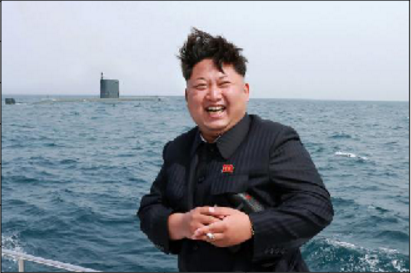
#> input picture 数据挖掘/day06/code/jinzhengen.png, 411 x 273 px
$ jupyter execute --allow-errors matplotlib.ipynb
#> lines starting #> are read from the running program, lines starting #| are printed output that depends on the picture
[cell 1]
import numpy as np
import pandas as pd
import matplotlib.pyplot as plt

[cell 2]
plt.rcParams['font.sans-serif']=['SimHei']  # 显示中文
plt.rcParams['axes.unicode_minus'] = False  # 用来正常显示负号

### 图片灰度处理

[cell 3]
# 灰度处理说白了就是把彩色图片变成黑白图片

[cell 4]
jin = plt.imread('./jinzhengen.png')
#> jin is the input picture: shape (273, 411, 3) float32; mean R, G, B 0.522, 0.561, 0.603
plt.imshow(jin)

[cell 5]
jin

三种方法

[cell 6]
# 使用聚合的方法把RGB聚合成一个数字,用来代表像素的灰度值
# 使用RGB的最大值代表灰度值
plt.imshow(jin.max(axis=2), cmap='gray')

[cell 7]
# 使用RGB中的最小值代表灰度值
plt.imshow(jin.min(axis=2), cmap='gray')

[cell 8]
# 折中,取RGB三原色的平均值
plt.imshow(jin.mean(axis=2), cmap='gray')

[cell 9]
# [0.299,0.587,0.114]

[cell 10]
# 加权平均, 灰度化效果最好,
# [0.299,0.587,0.114]
plt.imshow(np.dot(jin, [0.299,0.587,0.114]), cmap='gray')

# matplotlib

## 目录
+ 一、【重点】Matplotlib基础知识

+ 二、设置plot的风格和样式
    + 1、【重点】点和线的样式
    + 2、X、Y轴坐标刻度

+ 三、2D图形
    + 1、示例
    + 2、【重点】直方图
    + 3、【重点】条形图
    + 4、【重点】饼图
    + 5、【重点】散点图

=============以上为重点=================

#### 下面的自学
+ 四、图形内的文字、注释、箭头
    + 1、图形内的文字
    + 2、注释
    + 3、箭头

+ 五、3D图
    + 1、曲面图

## 一、Matplotlib基础知识

Matplotlib中的基本图表包括的元素
+ x轴和y轴
水平和垂直的轴线

+ x轴和y轴刻度
刻度标示坐标轴的分隔，包括最小刻度和最大刻度

+ x轴和y轴刻度标签
表示特定坐标轴的值

+ 绘图区域
实际绘图的区域

### 只含单一曲线的图

[cell 11]
# plot
# plot画线形图
# 直方图 plt.hist
# 柱状图 plt.bar
# 散点图 plt.scatter
x = np.linspace(0, 10, num=10)
y = 2 * x + 1
plt.plot(x, y)

[cell 12]
x = np.arange(0, 10)
y = np.random.randint(0, 10, size=10)
plt.plot(x, y)

[cell 13]
# plt.plot()中x可以不写, 不写的话, 会默认使用y的索引
plt.plot(y)

### 包含多个曲线的图

1、可以使用多个plot函数（推荐），在一个图中绘制多个曲线

[cell 14]
x1 = np.linspace(0, 10, num=10)
y1 = 2 * x1 + 1
plt.plot(x1, y1)
y2 = np.random.randint(0, 10, size=10)
# 一个plot就会画一条曲线
# plt.show()
plt.plot(y2)

2、也可以在一个plot函数中传入多对X,Y值，在一个图中绘制多个曲线

[cell 15]
x2 = np.arange(0, 10)
plt.plot(x1, y1, y2)

### 网格线
绘制正选余弦

使用plt.grid(True)方法为图添加网格线

设置grid参数（参数与plot函数相同），使用plt面向对象的方法，创建多个子图显示不同网格线

- lw代表linewidth，线的粗细
- alpha表示线的明暗程度
- color代表颜色

[cell 16]
plt.plot(x2, y2)
# grid网格, 默认是跟随刻度, 每个刻度一条网格线
# 添加更详细的刻度
plt.yticks(y2)  #  刻度和值对应
# # 可以修改网格线的线宽linewidth简称lw, 颜色color, 线的风格linestyle 简称ls, 透明度alpha
plt.grid(lw=2, c='r', ls='--', alpha=0.5)

[cell 17]
plt.plot(x2, y2)
# grid网格, 默认是跟随刻度, 每个刻度一条网格线
# 添加更相信的刻度.
plt.yticks(y2)
# 可以修改

[cell 18]
#  用的极多的子图的画法
# 画子图的步骤
# 1. 把画板放大
# figsize 画板的宽度, 画板的高度, 单位是英寸
# 子图的列数决定宽度, 子图的行数决定高度
x = np.linspace(-10, 10, 100)
plt.figure(figsize=(3 * 4, 4 * 1))
# 2, 创建子图的轴面, 几行几列第几个
axes1 = plt.subplot(1, 3, 1)
# 3, 在子图中绘制你需要的图形
axes1.plot(x, np.sin(x))
axes1.grid(lw=2)

axes2 = plt.subplot(1, 3, 2)
axes2.plot(x, np.cos(x))
axes2.grid(lw=2)

axes3 = plt.subplot(1,3, 3)
axes3.plot(x ,x**2)
axes3.grid(c='g', ls='--')

### 坐标轴界限

#### axis方法
如果axis方法没有任何参数，则返回当前坐标轴的上下限axis(xmin =,ymax = )

[cell 19]
x = np.linspace(0, 2*np.pi, 100)
plt.plot(x, np.sin(x))
# axis 不传参数,返回当前的坐标轴界限
# 可以给axis传参,设置当前坐标轴的界限
# x轴的最小值,x轴的最大值,y轴的最小值,y轴的最大值
# plt.axis((0, 2 * np.pi, -1, 1))
# 如果指向设置某个界限, 可以传关键字参数
plt.axis(ymin=-1, ymax=1)
# matplotlib内置了一些axis轴线风格, 默认风格叫做tight,
# equal指x,y坐标轴宽度相同
plt.axis('equal')

[cell 20]
x = np.linspace(-1, 1, num=100)
y = (1 - x ** 2) ** 0.5
# 默认画板是长方形的
# 画圆的时候会被拉伸
plt.plot(x, y, x, -y)
plt.axis('equal')

[cell 21]
# off类型可以把坐标轴去掉, 比较适合展示图片
plt.imshow(jin)
# 关闭轴线
plt.axis('off')

##### plt.axis('xxx') 'tight'、'off'、'equal'……

设置坐标轴类型
关闭坐标轴

#### xlim方法和ylim方法

除了plt.axis方法，还可以通过xlim，ylim方法设置坐标轴范围

[cell 22]
# xlim, ylim专门设置x轴,和y轴的坐标轴界限的.
plt.plot(x, np.sin(x))
# plt.ylim((-1, 1))
plt.ylim(ymin=-1, ymax=1)
plt.xlim(xmin=0, xmax=2 * np.pi)

### 坐标轴标签
xlabel方法和ylabel方法
plt.ylabel('y = x^2 + 5',rotation = 60)旋转

[cell 23]
# 坐标轴标签是对坐标轴表示的含义进行的说明.
plt.plot(x, np.sin(x))
# x轴的标签,只能在x轴上水平移动
plt.xlabel('X', position=(0.5, 1))
# y轴的标签, 默认转了90度.只能在y轴上移动.
plt.ylabel('Sin', rotation=0, position=(0, 1))

### 标题
title方法

[cell 24]
# 对绘制的图片取个标题,叫做title
plt.plot(x, y)

plt.xlabel('X', position=(0.5, 1))
plt.ylabel('Y', rotation=0, position=(0, 1))

title = plt.title('hafl cricle', rotation=0, fontdict={'size': 20})
title.set_position((1, 1))
title.set_color('r')
plt.axis('equal')
# matplotlib中所有文本类的内容都被封装为Text对象, 属性是完全相同的

### 图例

#### legend方法

两种传参方法：
- 【推荐使用】在plot函数中增加label参数
- 在legend方法中传入字符串列表

label参数为'_xxx'，则图例中不显示
plt.plot(x, x*1.5, label = '_xxx')

[cell 25]
x = np.linspace(0, 10, num=10)
y1 = 2 * x
y2 = x
y3 = 0.5 * x
plt.plot(x, y1, label='fast')
plt.plot(x, y2, label='normal')
plt.plot(x, y3, label='slow')
# 默认不会生成图例, 需要自己创建, 如果图例的名字加了下划线,这个图例就会被忽略掉/
# plt.legend(['fast', 'normal', 'slow'])
plt.legend()

### loc参数

| 字符串       | 数值      | 字符串   |  数值 |
| :-------------: |:-----------:| :-----:|  :-----:|
| best        |  0        | center left   |   6 |
| upper right    | 1        | center right  |   7  |
| upper left    |  2        | lower center  |   8  |
| lower left    |  3        | upper center  |   9 |
| lower right   |  4        | center      |   10 |
| right       |  5        |

[cell 26]
x = np.linspace(0, 10, num=10)
y1 = 2 * x
y2 = x
y3 = 0.5 * x
plt.plot(x, y1, label='fast')
plt.plot(x, y2, label='normal')
plt.plot(x, y3, label='slow')
# plt.legend(loc='upper center')
plt.legend(loc='right')

loc参数可以是2元素的元组，表示图例左下角的坐标

[cell 27]
x = np.linspace(0, 10, num=10)
y1 = 2 * x
y2 = x
y3 = 0.5 * x
plt.plot(x, y1, label='fast')
plt.plot(x, y2, label='normal')
plt.plot(x, y3, label='slow')
# 使用相对位置, 可以把图例放到画布外
plt.legend(loc=(0.5, 0.5))

图例也可以超过图的界限loc = (-0.1,0.9)

### ncol参数
ncol控制图例中有几列

[cell 28]
x = np.linspace(0, 10, num=10)
y1 = 2 * x
y2 = x
y3 = 0.5 * x
plt.plot(x, y1, label='fast')
plt.plot(x, y2, label='normal')
plt.plot(x, y3, label='slow')

plt.legend(loc=(0.5, 0.5))
plt.legend(loc=(0.3, 1.1), ncol=3)

### linestyle、color、marker
修改线条样式

### 保存图片

figure.savefig的选项
+ filename
含有文件路径的字符串或Python的文件型对象。图像格式由文件扩展名推断得出，例如，.pdf推断出PDF，.png推断出PNG
（“png”、“pdf”、“svg”、“ps”、“eps”……）
+ dpi
图像分辨率（每英寸点数），默认为100
+ facecolor
图像的背景色，默认为“w”（白色）

[cell 29]
# 通过figure对象把图片保存到本地
#
figure = plt.figure()
plt.plot(x, y1, label='fast')
plt.plot(x, y2, label='normal')
plt.plot(x, y3, label='slow')
plt.legend(loc=(0, 1), ncol=3)
# 图片的后缀必须是当前市面上支持的图片后缀,
# dpi每英寸的点数, 就是图片的分辨率,dpi越大,图片越大, 图片的分辨率越大
figure.savefig('line.png', dpi=200, facecolor='g', transparent='True')

## 二、设置plot的风格和样式
plot语句中支持除X,Y以外的参数，以字符串形式存在，来控制颜色、线型、点型等要素，语法形式为：
plt.plot(X, Y, 'format', ...)

### 点和线的样式

#### 颜色
参数color或c

[cell 30]
x = np.linspace(0, 2*np.pi, 50)
y = np.sin(x)
# 颜色名或者颜色别名或者html 16进制写法
# plt.plot(x, y, c='#ffff00')
# 还可以放归一化到 0到1之间的rgb元组. 一定要是0到1之间的
# plt.plot(x, y, c=(0.5, 0.2, 0.3))
plt.plot(x, y, c='g')

##### 颜色值的方式
+ 别名
    + color='r'


+ 合法的HTML颜色名
    + color = 'red'

| 颜色       | 别名      | HTML颜色名  | 颜色   |  别名 |HTML颜色名|
| :-------------: |:---------:|:-----------:| :------:|  :-----:| :-----:|
| 蓝色        | b       | blue      | 绿色   |  g   |  green  |
| 红色        | r       | red      | 黄色    |  y   |  yellow |
| 青色        | c       | cyan      | 黑色   |  k   |  black  |
| 洋红色      | m        | magenta    | 白色   |  w   |  white  |

+ HTML十六进制字符串
    + color = '#eeefff'

+ 归一化到[0, 1]的RGB元组
    + color = (0.3, 0.3, 0.4)

##### 透明度
alpha参数

[cell 31]
# 默认透明度是1, 也就是不透明, 透明度是0到1之间的
plt.plot(x, y, c='r', alpha=0.4)

##### 背景色
设置背景色，通过plt.subplot()方法传入facecolor参数，来设置坐标轴的背景色

[cell 32]
# 画板的背景色
# 画布的背景色
plt.figure(facecolor='r')  # 画板
plt.subplot(facecolor='g') # 画布
plt.plot(x, y)
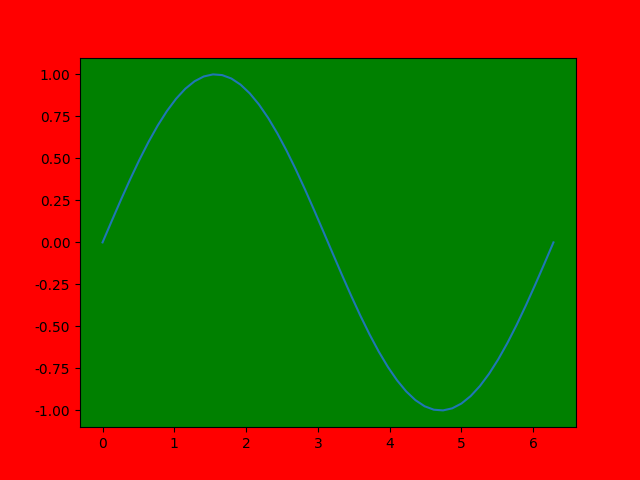
#> figure drawn by matplotlib, 1 panel; curve peaks at x = 1.54, y = 0.999

#### 线型
参数linestyle或ls

| 线条风格     | 描述      | 线条风格 |  描述 |
| :-------------: |:------------:| :----:|  :-----:|
| '-'        | 实线     | ':'     |  虚线 |
| '--'       | 破折线    | 'steps'  |  阶梯线 |
| '-.'       | 点划线    | 'None' / '，' |  什么都不画 |

[cell 33]
# 默认的风格是实线
plt.plot(x, y, ls='-.')

##### 线宽
linewidth或lw参数

[cell 34]
plt.plot(x, y, ls='--', lw=5)

##### 不同宽度的破折线
dashes参数
设置破折号序列各段的宽度

[cell 35]
plt.plot(x, y, dashes=[2, 4, 1, 3, 5, 4], c='r', lw=5)

#### 点型
marker参数

[cell 36]
x = np.linspace(0, 2*np.pi, 15)
y = np.sin(x)
plt.plot(x, y, marker='1', c='r', markersize=20)
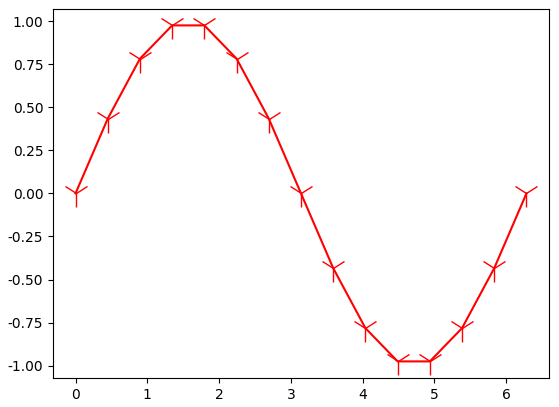
#> figure drawn by matplotlib, 1 panel; curve peaks at x = 1.35, y = 0.975

| 标记        | 描述       | 标记   |  描述 |
| :-------------: |:-----------:| :----:|  :-----:|
| '1'         | 一角朝下的三脚架      | '3'     |  一角朝左的三脚架 |
| '2'         | 一角朝上的三脚架      | '4'     |  一角朝右的三脚架 |

| 标记        | 描述       | 标记   |  描述 |
| :-------------: |:-----------:| :----:|  :-----:|
| 's'         | 正方形   | 'p'   | 五边形     |
| 'h'         | 六边形1    | 'H'     | 六边形2    |
| '8'         | 八边形     |

[cell 37]
plt.plot(x, y, marker='h', c='r', markersize=10)

| 标记        | 描述       | 标记   |  描述 |
| :-------------: |:-----------:| :----:|  :-----:|
| '.'     |  点 | 'x'   | X   |
| '\*'    |  星号  | '+'         | 加号       |
| ','         | 像素       |

[cell 38]
plt.plot(x, y, marker='.', c='r', markersize=20)

| 标记        | 描述       | 标记   |  描述 |
| :-------------: |:-----------:| :----:|  :-----:|
| 'o'         | 圆圈      | 'D'         | 菱形      |
| 'd'    |  小菱形  |'','None',' ',None| 无       |

[cell 39]
plt.plot(x, y, marker='d', c='r', markersize=10)

| 标记     | 描述     | 标记   |  描述 |
| :--------: |:----------:| :------:| :----:|
| '\_'     |  水平线    | '&#124;'     |  水平线

| 标记        | 描述       | 标记   |  描述 |
| :-------------: |:-----------:| :----:|  :-----:|
| 'v'         | 一角朝下的三角形 | '<'     |  一角朝左的三角形 |
| '^'         | 一角朝上的三角形 | '>'     |  一角朝右的三角形 |

[cell 40]
plt.plot(x, y, marker='<', c='r', markersize=10)

#### 多参数连用
颜色、点型、线型

[cell 41]
plt.plot(x, y, 'r--*')

#### 更多点和线的设置

| 参数        | 描述       | 参数       |  描述   |
| :-------------: |:-----------:| :-------------:|  :------:|
| color或c      | 线的颜色   | linestyle或ls  |  线型   |
| linewidth或lw   | 线宽     | marker       |  点型  |
| markeredgecolor  | 点边缘的颜色 | markeredgewidth | 点边缘的宽度 |
| markerfacecolor  | 点内部的颜色 | markersize    |  点的大小    |

[cell 42]
x = np.arange(0, 10)
y = x
plt.plot(x, y, '--o', c='red', markersize=10, markeredgecolor='g', markeredgewidth=3, markerfacecolor='red')

#### 在一条语句中为多个曲线进行设置

##### 多个曲线同一设置
属性名声明

plt.plot(x1, y1, x2, y2, fmt, ...)

[cell 43]
# 使用关键词参数
plt.plot(x, y, x, np.cos(x), c='r', marker='d', ls='--')
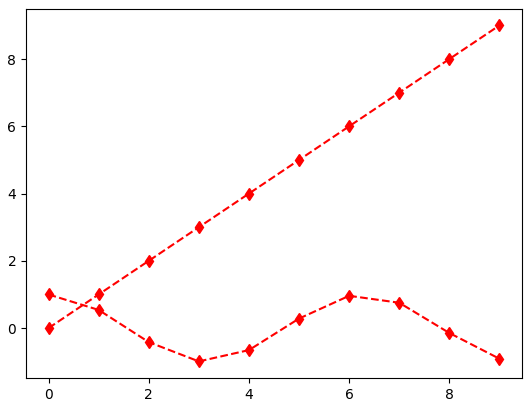
#> figure drawn by matplotlib, 1 panel; curve peaks at x = 9, y = 9; curve peaks at x = 0, y = 1

##### 多个曲线不同设置
多个都进行设置时，无需声明属性
plt.plot(x1, y1, fmt1, x2, y2, fmt2, ...)

[cell 44]
# 使用关键词参数
plt.plot(x, y,'r-d', x, np.cos(x), 'g:*')

#### 三种设置方式

##### 向方法传入关键字参数

[cell 45]
line, = plt.plot(x, y, c='r', alpha=0.5)

##### 对实例使用一系列的setter方法

[cell 46]
line, = plt.plot(x, y, c='r')
line.set_alpha(.5)

##### 使用setp()方法

[cell 47]
line, = plt.plot(x, y)
plt.setp(line, 'color', 'r')
plt.setp(line, 'alpha', 0.5)

### X、Y轴坐标刻度
xticks()和yticks()方法

[cell 48]
plt.plot(x, y)
# 设置刻度, 第一个参数是刻度,第二个参数是刻度的标签,如果不设置标签,会自动用刻度作为标签.
_ = plt.xticks([0, np.pi/2, np.pi, 3*np.pi/2, 2*np.pi], ['0', '$\pi/2$', r'$\alpha$', '$3\pi/2$', '$2\pi$'])
# y轴刻度
_ = plt.yticks([-1, 0, 1])
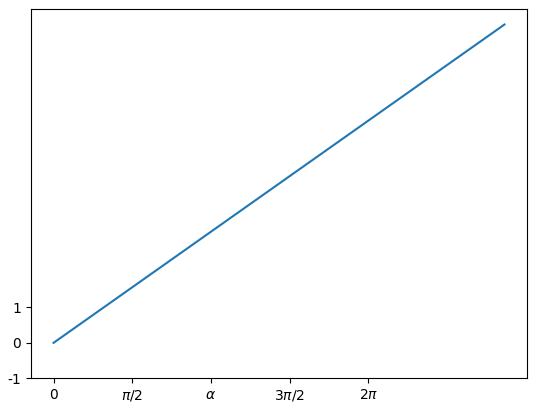
#> figure drawn by matplotlib, 1 panel; curve peaks at x = 9, y = 9

#### 面向对象方法
set_xticks、set_yticks、set_xticklabels、set_yticklabels方法

[cell 49]
# 当在子图中设置刻度, 不太一样.
axes = plt.subplot()
axes.plot(x, y)
axes.set_xlabel('X')
axes.set_ylabel('y')
axes.set_title('Sin')

# 设置刻度不一样,子图里面set_xticks只能设置刻度,不能设置刻度的标签.
axes.set_xticks([0, np.pi/2, np.pi, 3*np.pi/2, 2*np.pi])
# 设置刻度的标签需要使用set_xticklabels
_ = axes.set_xticklabels(['0', '$\pi/2$', r'$\pi$', '$3\pi/2$', '$2\pi$'])
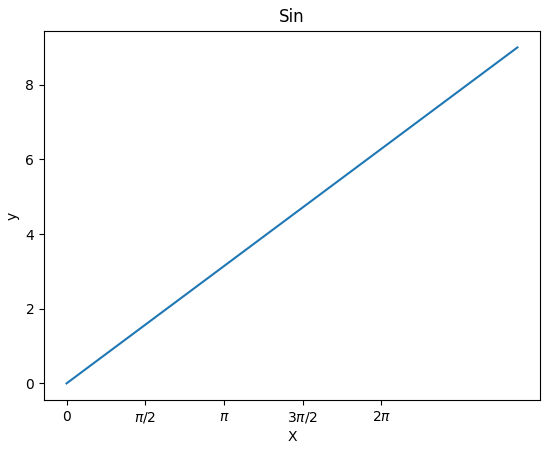
#> figure drawn by matplotlib, 1 panel; curve peaks at x = 9, y = 9

#### 正弦余弦
LaTex语法，用$\pi$等表达式在图表上写上希腊字母

## 三、2D图形

### 直方图

【直方图的参数只有一个x！！！不像条形图需要传入x,y】

hist()的参数
+ bins
可以是一个bin数量的整数值，也可以是表示bin的一个序列。默认值为10
+ normed
如果值为True，直方图的值将进行归一化处理，形成概率密度，默认值为False
+ color
指定直方图的颜色。可以是单一颜色值或颜色的序列。如果指定了多个数据集合，颜色序列将会设置为相同的顺序。如果未指定，将会使用一个默认的线条颜色
+ orientation
通过设置orientation为horizontal创建水平直方图。默认值为vertical

### 条形图

【条形图有两个参数x,y！】

bar()、barh()

#### 水平条形图
barh()

### 饼图

【饼图也只有一个参数x！】

pie()
饼图适合展示各部分占总体的比例，条形图适合比较各部分的大小

普通各部分占满饼图

普通未占满饼图

饼图阴影、分裂等属性设置
#labels参数设置每一块的标签；labeldistance参数设置标签距离圆心的距离（比例值）
#autopct参数设置比例值的显示格式(%1.1f%%)；pctdistance参数设置比例值文字距离圆心的距离
#explode参数设置每一块顶点距圆形的长度（比例值）；colors参数设置每一块的颜色；
#shadow参数为布尔值，设置是否绘制阴影

startangle设置旋转角度

### 散点图

【散点图需要两个参数x,y，但此时x不是表示x轴的刻度，而是每个点的横坐标！】

scatter()

## <font color = red>四、图形内的文字、注释、箭头(自学)</font>

控制文字属性的方法:

| Pyplot函数     | API方法                | 描述                     |
| :-------------: |:------------------------------:| :---------------------------------:|
| text()       |  mpl.axes.Axes.text()       | 在Axes对象的任意位置添加文字     |
| xlabel()      |  mpl.axes.Axes.set_xlabel()   | 为X轴添加标签               |
| ylabel()      |  mpl.axes.Axes.set_ylabel()   | 为Y轴添加标签               |
| title()       | mpl.axes.Axes.set_title()   |  为Axes对象添加标题            |
| legend()      | mpl.axes.Axes.legend()      |  为Axes对象添加图例            |
| figtext()     |  mpl.figure.Figure.text()    |  在Figure对象的任意位置添加文字    |
| suptitle()     | mpl.figure.Figure.suptitle() |  为Figure对象添加中心化的标题     |
| annnotate()    |  mpl.axes.Axes.annotate()    |  为Axes对象添加注释（箭头可选）    |

所有的方法会返回一个matplotlib.text.Text对象

### 图形内的文字
text()

[cell 50]
x = np.linspace(0, 7, 100)
y = np.sin(x)
plt.plot(x, y)
# 图形内的文本我们用text方法
plt.text(0+0.1, 0-0.1, 'sin(0)=0')
plt.text(np.pi, 0, 'sin($\pi$)=0')
# 如果文字要显示到画布外面, 使用figtext()
plt.ylim(ymax=1)
plt.figtext(0.2+0.05, 1-0.1, 'sin($\pi$/2=1)')
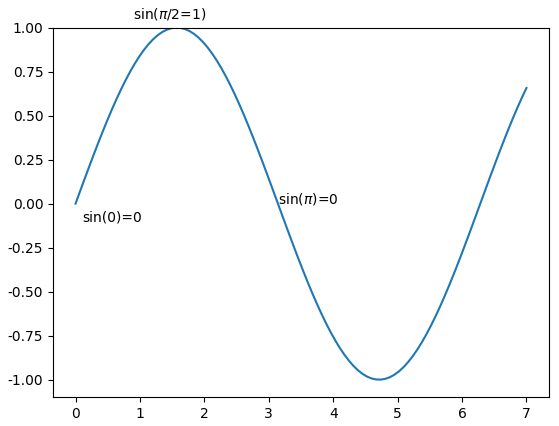
#> figure drawn by matplotlib, 1 panel; curve peaks at x = 1.56, y = 1

使用figtext()

### 注释
annotate()
xy参数设置箭头指示的位置，xytext参数设置注释文字的位置
arrowprops参数以字典的形式设置箭头的样式
width参数设置箭头长方形部分的宽度，headlength参数设置箭头尖端的长度，
headwidth参数设置箭头尖端底部的宽度，
facecolor设置箭头颜色
shrink参数设置箭头顶点、尾部与指示点、注释文字的距离（比例值）

[cell 51]
x = [13, 11, 13, 12, 13, 10, 30, 12, 11, 13, 12, 12, 12, 11, 12]
plt.plot(x)
plt.ylim(ymax=35)
# width        The width of the arrow in points, 箭身的宽度
# headwidth    The width of the base of the arrow head in points  剪头的宽度
# headlength   The length of the arrow head in points 箭头长度
# shrink       Fraction of total length to shrink from both ends 缩放


# plt.annotate('this spot must really \nmean something', (6, 30), (8, 32), arrowprops=dict(
# width=15, headwidth=20, headlength=20, color='k', shrink=0.1))

# 如果打算用系统定义好的箭头样式, 就不写上面那些key
plt.annotate('this spot must really \nmean something', (6, 30), (8, 32),
             arrowprops=dict(arrowstyle='simple'))
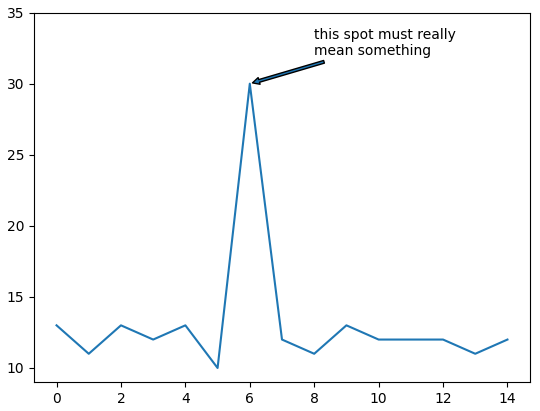
#> figure drawn by matplotlib, 1 panel; curve peaks at x = 6, y = 30

练习
三个随机正太分布数据

设置图例
bbox_to_anchor,ncol mode,borderaxespad
设置注解 arrowstyle

[cell 52]
x1 = np.random.normal(loc=30, scale=3, size=100)
x2 = np.random.normal(loc=20, scale=2, size=100)
x3 = np.random.normal(loc=10, scale=3, size=100)

[cell 53]
plt.plot(x1, label='plot')
plt.plot(x2, label='2n plot')
plt.plot(x3, label='last plot')
plt.legend(loc=(0, 1), ncol=3, mode='expand', borderaxespad=0, bbox_to_anchor=[0, 1, 1, 0.03])
plt.annotate('important value', (60, 20), (10, 40),
             arrowprops=dict(arrowstyle='simple'))
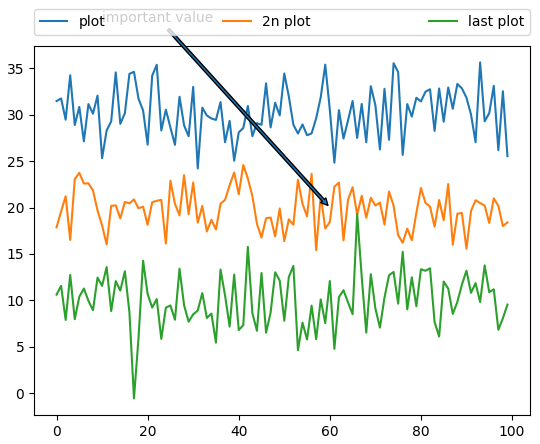
#> figure drawn by matplotlib, 1 panel; curve peaks at x = 93, y = 35.62; curve peaks at x = 41, y = 24.57; curve peaks at x = 66, y = 19.3

### 箭头
箭头的样式，没必要记

[cell 54]
plt.figure(figsize=(12,9))
plt.axis([0, 10, 0, 20]);
arrstyles = ['-', '->', '-[', '<-', '<->', 'fancy', 'simple', 'wedge']
for i, style in enumerate(arrstyles):
    plt.annotate(style, xytext=(1, 2+2*i), xy=(4, 1+2*i), arrowprops=dict(arrowstyle=style));

connstyles=["arc", "arc,angleA=10,armA=30,rad=30", "arc3,rad=.2", "arc3,rad=-.2", "angle", "angle3"]
for i, style in enumerate(connstyles):
    plt.annotate(style, xytext=(6, 2+2*i), xy=(8, 1+2*i), arrowprops=dict(arrowstyle='->', connectionstyle=style));
plt.show()

## <font color = red>五、3D图(自学)</font>

[cell 55]
# 三维空间的直线
# 三维空间的平面
# 三维空间的曲面

[cell 56]
# 创建三维坐标系
plt.figure(figsize=(8,8))
axes = plt.subplot(projection='3d')
x = np.linspace(0, 10, 100)
y = np.linspace(2, 8, 100)
z = 2* x + 3*y +1
axes.plot(x, y, z)
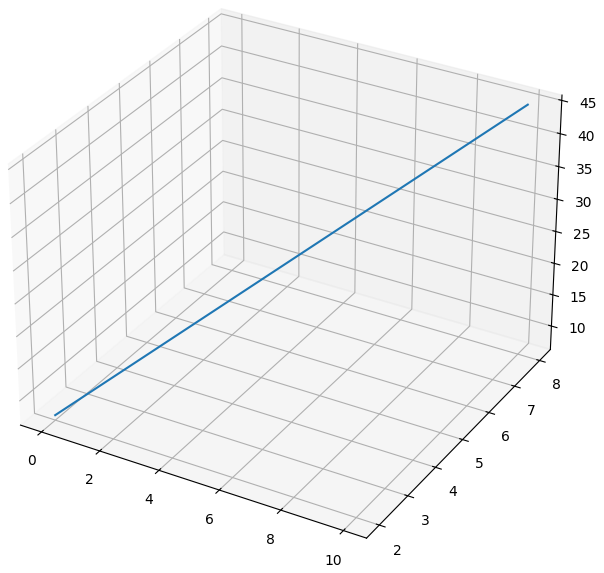
#> figure drawn by matplotlib, 1 panel

[cell 57]
# 三维空间的平面
# x,y要变成2维
plt.figure(figsize=(8,8))
axes = plt.subplot(projection='3d')
X,Y = np.meshgrid(x,y)
Z = 2* X + 3*Y +1
axes.plot_surface(X, Y, Z)
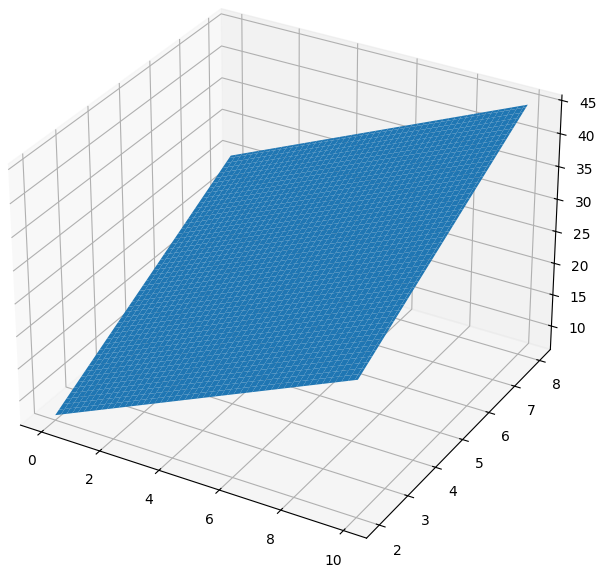
#> figure drawn by matplotlib, 1 panel
